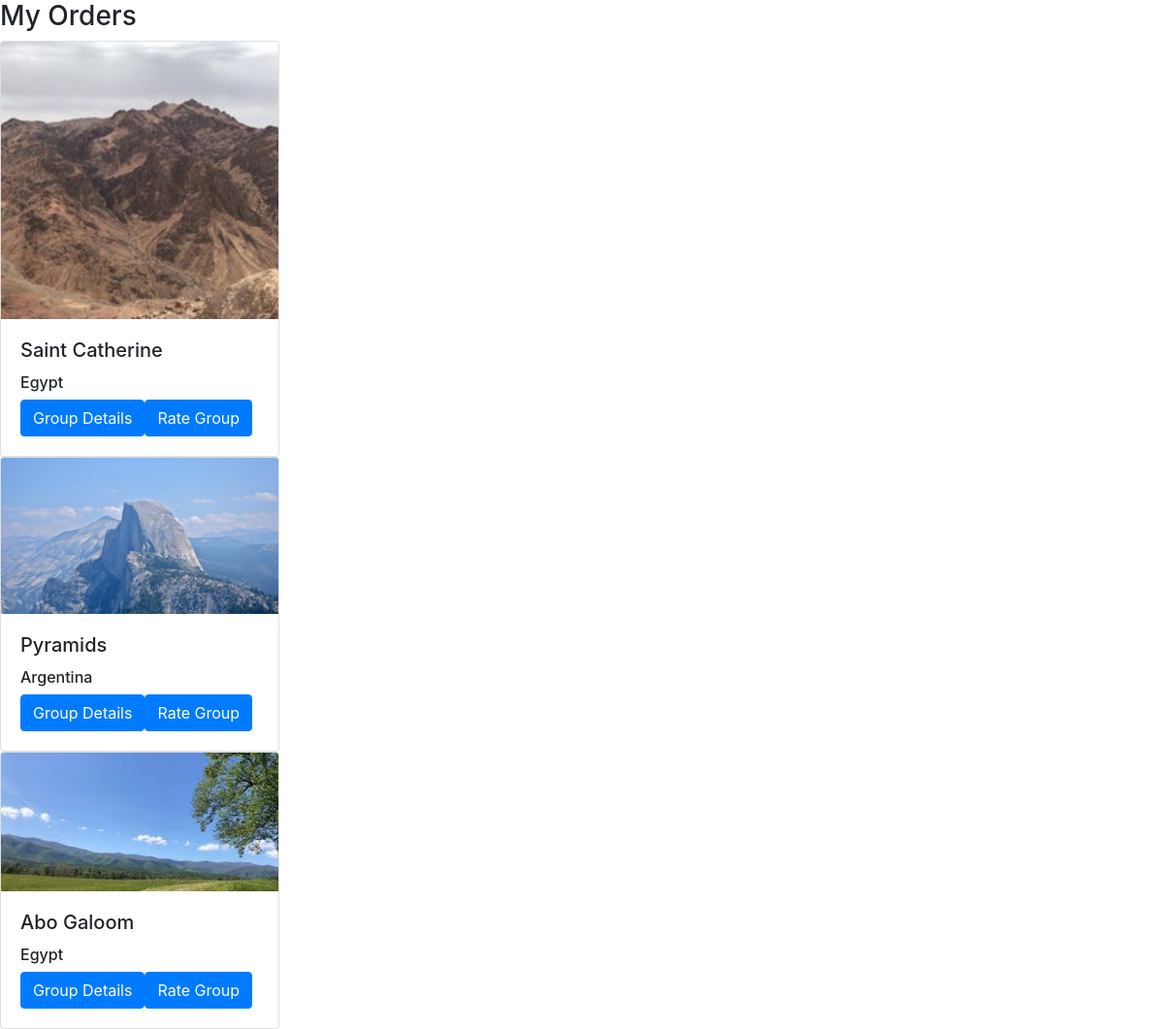
/orders.php?id=9, run on the app's committed database.
### tables this page shows
CREATE TABLE `cart_groups` (
  `crt_id` int(11) NOT NULL,
  `cart_id` int(11) NOT NULL,
  `group_id` int(11) NOT NULL
);

CREATE TABLE `groups` (
  `id` int(11) NOT NULL,
  `place` varchar(50) NOT NULL,
  `datetime` datetime(6) NOT NULL,
  `country` varchar(20) NOT NULL,
  `city` varchar(100) NOT NULL,
  `price` int(50) NOT NULL,
  `photo` varchar(400) NOT NULL
);

### orders.php (the view, shortened to what this page needs)
<html lang="en">
<head>
    <link rel="stylesheet" href="https://cdn.jsdelivr.net/npm/bootstrap@4.5.3/dist/css/bootstrap.min.css">
     <link rel="stylesheet" href="https://stackpath.bootstrapcdn.com/bootstrap/4.4.1/css/bootstrap.min.css">
</head>
  <body>
  <h3>My Orders</h3>
  <?php
  require_once("connectionproject.php");
  if(isset($_GET['id'])){
    $id=$_GET['id'];
    $sql = "SELECT * FROM cart_groups WHERE cart_id ='$id'";
  }
    $result = mysqli_query($conn, $sql);
    while($row = mysqli_fetch_array($result)) {
      $groupID = $row['group_id'];
      $sql1= "SELECT * FROM groups WHERE id = '$groupID'";
      $result1 = mysqli_query($conn, $sql1);
      $row1 = mysqli_fetch_array($result1);
      echo" <div class='card' style='width: 18rem;'>";
      echo "<img class='card-img-top' src='".$row1['photo']."' alt='Card image cap'>";
    echo"<div class='card-body'>";
      echo"<h5 class='card-title'>{$row1['place']}</h5>";
      echo"<h6 class='card-text'>{$row1['country']}</h6>";
      echo "<a href='http://localhost/WebProject-main/grp.php?id={$row1['id']}' class='btn btn-primary'>Group Details</a>";
      echo "<a href='./rate-group.php?id={$row1['id']}' class='btn btn-primary'>Rate Group</a>";
      echo "</div>";
 echo"</div>";
  }

### data on the page
cart_groups: group.photo (picture), group.place "Saint Catherine", group.country "Egypt"
cart_groups: group.photo (picture), group.place "Pyramids", group.country "Argentina"
cart_groups: group.photo (picture), group.place "Abo Galoom", group.country "Egypt"
